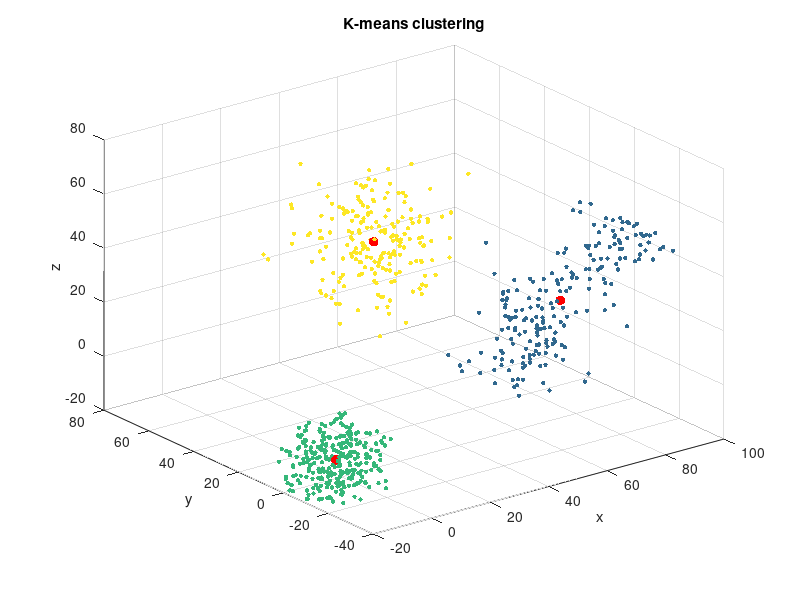

Here is the MATLAB script that generated this plot:
% Remove

% Create data
t = linspace(0, 3*pi, 200)';
data = [40 + 10*randn(200,3);
        50 + 5*sin(t) + 5*t, 10*randn(200, 1), 5*sqrt(t.^2);
        -20 + 23*rand(300, 3)];

% Amount of cluster
K = 3;

% K-means clustering
[idx, C] = kmeans(data, K);

% Plot cluster
figure;
scatter3(data(:,1), data(:,2), data(:,3), 10, idx, 'filled');
hold on;
scatter3(C(:,1), C(:,2), C(:,3), 50, 'r', 'filled');
title('K-means clustering');
xlabel('x');
ylabel('y');
zlabel('z');
